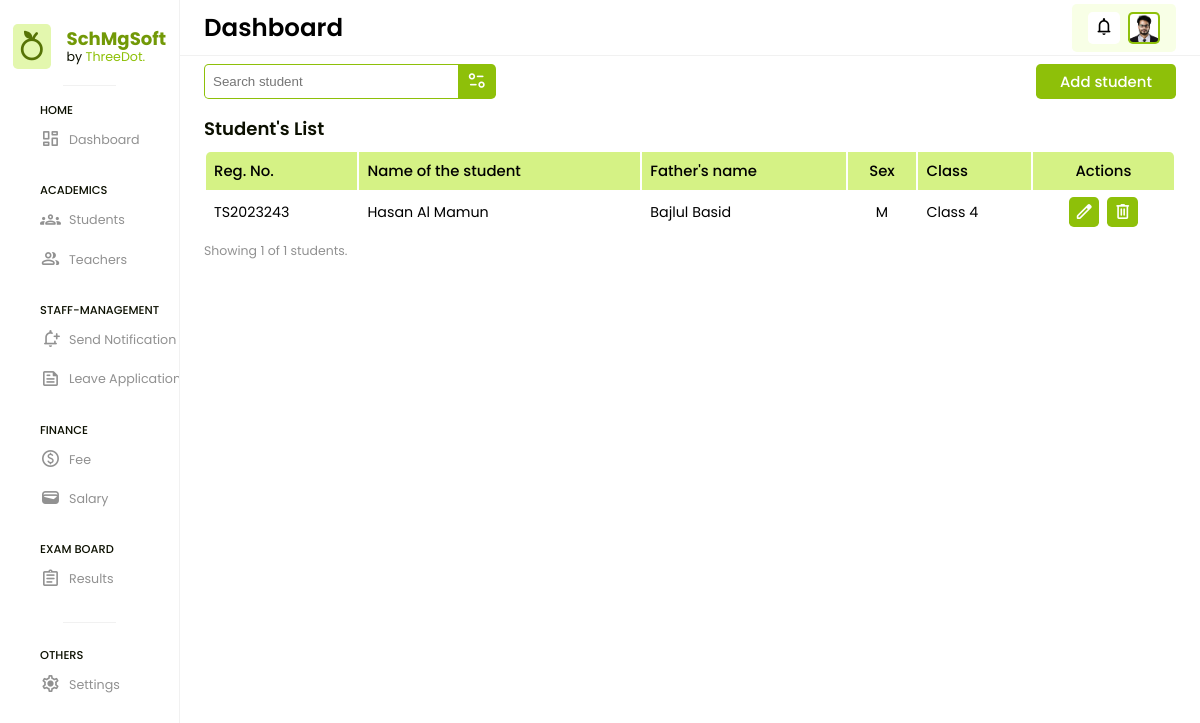
Page /students (signed in) on the committed database.
### app/models.py (models this page shows, shortened)
class CustomUser(AbstractUser):
    USER = (
        (1, 'ADMIN'),
        (2, 'TEACHER'),
        (3, 'STUDENT')
    )
    user_type = models.CharField(choices=USER, max_length=20, default=1)
    profile_pic = models.ImageField(upload_to='media/profile_pic')
    city = models.CharField(max_length=200, blank=True)
    country = models.CharField(max_length=200, blank=True)

class Student(models.Model):
    admin = models.OneToOneField(CustomUser, on_delete=models.CASCADE)
    father_name = models.CharField(max_length=200)
    mother_name = models.CharField(max_length=200)
    sex = models.CharField(max_length=20)
    dob = models.DateField()
    mobile_no = models.PositiveIntegerField()
    alt_mobile_no = models.PositiveIntegerField()
    aadhaar_no = models.PositiveBigIntegerField()
    vill_town = models.CharField(max_length=200)
    post_office = models.CharField(max_length=200)
    police_station = models.CharField(max_length=200)
    district = models.CharField(max_length=200)
    gaon_panchayat = models.CharField(max_length=200)
    educational_block = models.CharField(max_length=200)
    cluster = models.CharField(max_length=200)
    state = models.CharField(max_length=200)
    country = models.CharField(max_length=200)
    pin = models.PositiveIntegerField()
    registration_no = models.CharField(max_length=100)
    class_id = models.ForeignKey(Class, on_delete=models.DO_NOTHING)
    session_id = models.ForeignKey(Session, on_delete=models.DO_NOTHING)
    bank_name = models.CharField(max_length=350)
    account_no = models.PositiveIntegerField()
    branch_name = models.CharField(max_length=350)
    ifsc = models.CharField(max_length=100)
    student_photo = models.ImageField(upload_to='media/profile_pic')
    dob_certificate = models.FileField(upload_to='media/students/certificates')
    created_at = models.DateTimeField(auto_now_add=True)
    updated_at = models.DateTimeField(auto_now=True)

class Class(models.Model):
    class_name = models.CharField(max_length=100)
    created_at = models.DateTimeField(auto_now_add=True)
    updated_at = models.DateTimeField(auto_now=True)

### SchMgSoft/admin_views.py (the view, shortened to what this page needs)
# urls.py: path('students', admin_views.STUDENTS, name='students'),
@login_required(login_url='/')
def STUDENTS(request):
    classes = Class.objects.all()
    sessions = Session.objects.all()
    students = Student.objects.all()
    student_count = Student.objects.count()
    context = {
        'classes': classes,
        'sessions': sessions,
        'students': students,
        'student_count': student_count
    }
    return render(request, 'admin/students.html', context)

### templates/admin/students.html (shortened to what this page needs)
{% extends "base.html" %} {% load static %}
{% block htmlhead %}
<link rel="stylesheet" href="{% static 'css/students.css' %}" />
{% endblock htmlhead %} {% block content %}
{% include "header.html" %}
<div class="action-bar">
  <form action="" class="filter-form">
    <div class="input-group">
      <input
        type="text"
        name="filter"
        id="filter"
        placeholder="Search student"
      />
      <div class="icon">
        <span class="material-symbols-rounded"> page_info </span>
      </div>
    </div>
  </form>
  <div class="btn" id="addStudentBtn">
    <p>Add student</p>
  </div>
</div>
<div class="student-data">
  <h3>Student's List</h3>
  <table>
    <thead>
      <tr>
        <th>Reg. No.</th>
        <th>Name of the student</th>
        <th>Father's name</th>
        <th style="text-align: center">Sex</th>
        <th>Class</th>
        <th style="text-align: center">Actions</th>
      </tr>
    </thead>
    <tbody>
        {% for i in students %}
      <tr>
        <td>{{ i.registration_no }}</td>
        <td>{{ i.admin.first_name }}&nbsp;{{ i.admin.last_name }}</td>
        <td>{{ i.father_name }}</td>
        {% if i.sex == 'Male' %}
        <td style="text-align: center">M</td>
        {% elif i.sex == 'Female' %}
        <td style="text-align: center">F</td>
        {% else %}
        <td style="text-align: center">NA</td>
        {% endif %}
        <td>{{ i.class_id.class_name }}</td>
        <td
          style="
            display: flex;
            flex-direction: row;
            gap: 0.5rem;
            align-items: center;
            justify-content: center;
          "
        >
          <a href="{% url 'edit_student' i.id %}">
            <span class="material-symbols-rounded"> edit </span>
          </a>
          <a href="{% url 'delete_student' i.admin.id %}">
            <span class="material-symbols-rounded"> delete </span>
          </a>
        </td>
      </tr>
      {% endfor %}
    </tbody>
  </table>
  <p class="indicator">Showing {{ student_count }} of {{ student_count }} students.</p>
</div>
{% include 'messages.html' %}
{% include 'admin/add_student.html' %}
{% endblock %}

### templates/header.html (shortened to what this page needs)
{% load static %}
{% block htmlhead %}
<link rel="stylesheet" href="{% static 'css/header.css' %}" />
{% endblock htmlhead %} {% block content %}
<header>
  <h3>Dashboard</h3>
  <div class="right">
    <div class="notification">
      <span class="material-symbols-rounded"> notifications </span>
    </div>
    <div class="user" id="pofile">
      {% if user.profile_pic == "" %}
      <img
        src="{% static 'assets/images/avatar.svg' %}"
        alt="Profile picture"
      />
      {% else %}
      <img
        src="{{ user.profile_pic }}"
        alt="Profile picture"
      />
      {% endif %}
    </div>
  </div>
</header>
{% endblock %}

### static/css/style.css (style rules this page uses)
:root { --lightest: #e3f7ae; --lighter: #d5f285; --light: #c7ee5c; --normal: #abe60b; --dark: #8ec009; --darker: #729907; --darkest: #567306; --dark-bg: #222e02; --light-bg: #f8ffe6; --dark-txt: #0c1001; --light-txt: #919191; }
*, *:before, *:after { margin: 0; padding: 0; box-sizing: border-box; font-synthesis: none; -webkit-font-smoothing: antialiased; -moz-osx-font-smoothing: grayscale; text-rendering: optimizeLegibility; }
html { scroll-behavior: smooth; }
body { margin: 0; padding: 0; min-width: 100vw; min-height: 100vh; font-family: "Poppins", sans-serif; font-synthesis: none; -webkit-font-smoothing: antialiased; -moz-osx-font-smoothing: grayscale; text-rendering: optimizeLegibility; background-color: #fff; overflow: hidden; }
a { padding: 0; margin: 0; text-decoration: none; cursor: pointer; }
.material-symbols-rounded { font-size: 1.31rem; }

### static/css/students.css (style rules this page uses)
:root { --lightest: #e3f7ae; --lighter: #d5f285; --light: #c7ee5c; --normal: #abe60b; --dark: #8ec009; --darker: #729907; --darkest: #567306; --dark-bg: #222e02; --light-bg: #f8ffe6; --dark-txt: #0c1001; --light-txt: #919191; }
.action-bar { padding: 0.5rem 1.5rem; width: 100%; display: flex; flex-direction: row; align-items: center; justify-content: space-between; }
.action-bar .filter-form { width: 30%; height: 35px; display: flex; align-items: center; justify-content: center; }
.action-bar .filter-form .input-group { width: 100%; height: 100%; display: flex; flex-direction: row; align-items: center; justify-content: center; }
.action-bar .filter-form .input-group input { padding: 0.5rem; width: 87%; height: 100%; background: #fff; border: 1px solid var(--dark); border-right: transparent; border-radius: 0.3rem 0 0 0.3rem; }
.action-bar .filter-form .input-group .icon { width: 13%; height: 100%; display: flex; align-items: center; justify-content: center; background-color: var(--dark); border-radius: 0 0.3rem 0.3rem 0; }
.action-bar .filter-form .input-group .icon span { color: #fff; }
.action-bar .btn { padding: 0.5rem 1.5rem; width: fit-content; height: 35px; display: flex; align-items: center; justify-content: center; background-color: var(--dark); border-radius: 0.3rem; transition: all 0.3s; -webkit-transition: all 0.3s; }
.action-bar .btn p { font-size: 0.931rem; font-weight: 500; color: #fff; }
.student-data { padding: 0.5rem 1.5rem; width: 100%; display: flex; flex-direction: column; gap: 0.5rem; align-items: start; justify-content: center; }
.student-data h3 { font-size: 1.131rem; font-weight: 600; color: var(--dark-txt); text-align: left; }
table { width: 100%; }
table thead { background-color: var(--lighter); }
table thead th { padding: 0.5rem; font-size: 0.931rem; font-weight: 500; text-align: left; }
table thead th:first-child { border-top-left-radius: 0.3rem; }
table thead th:last-child { border-top-right-radius: 0.3rem; }
table tbody tr:last-child td:first-child { border-bottom-left-radius: 0.3rem; }
table tbody tr:last-child td:last-child { border-bottom-right-radius: 0.3rem; }
table tbody tr td { padding: 0.3rem 0.5rem; font-size: 0.891rem; }
table tbody tr td a { padding: 0.3rem; width: fit-content; display: flex; flex-direction: row; align-items: center; justify-content: center; gap: 0.5rem; background-color: var(--dark); border-radius: 0.3rem; transition: all 0.3s; -webkit-transition: all 0.3s; }
table tbody tr td a span { font-size: 0.931rem; }
table tbody tr td a:link, table tbody tr td a:visited, table tbody tr td a:active, table tbody tr td a:hover { color: #fff; font-size: 0.891rem; font-weight: 500; }
.indicator { font-size: 0.781rem; color: var(--light-txt); text-align: left; }

### static/css/sidebar.css (style rules this page uses)
:root { --lightest: #e3f7ae; --lighter: #d5f285; --light: #c7ee5c; --normal: #abe60b; --dark: #8ec009; --darker: #729907; --darkest: #567306; --dark-bg: #222e02; --light-bg: #f8ffe6; --dark-txt: #0c1001; --light-txt: #919191; }

### static/css/messages.css (style rules this page uses)
:root { --lightest: #e3f7ae; --lighter: #d5f285; --light: #c7ee5c; --normal: #abe60b; --dark: #8ec009; --darker: #729907; --darkest: #567306; --dark-bg: #222e02; --light-bg: #f8ffe6; --dark-txt: #0c1001; --light-txt: #919191; }

### static/css/add_student.css (style rules this page uses)
:root { --lightest: #e3f7ae; --lighter: #d5f285; --light: #c7ee5c; --normal: #abe60b; --dark: #8ec009; --darker: #729907; --darkest: #567306; --dark-bg: #222e02; --light-bg: #f8ffe6; --dark-txt: #0c1001; --light-txt: #919191; }

### rows in the picture
CustomUser: profile_pic (picture)
Student: registration_no "TS2023243", admin.first_name "Hasan", admin.last_name "Al Mamun", father_name "Bajlul Basid", sex "M", class_id.class_name "Class 4"

### other values in the picture
{{ student_count }} "1"
